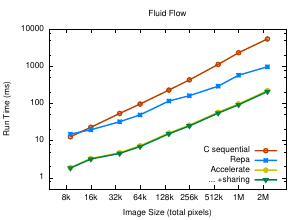

The gnuplot source for this figure:
# vim: filetype=gnuplot

set title "Fluid Flow"

set terminal pdf size 3,2.2
set output "fluid.pdf"

set key on
set key bottom

set xlabel "Image Size (total pixels)"
set logscale x
set xrange [5000:4000000]
set xtics \
        ( "1k"     1024,   "2k"   2048,  "4k"   4096, "8k"   8192 \
        , "16k"   16384,  "32k"  32768, "64k"  65536, "128k" 131072 \
        , "256k" 262144, "512k" 524288, "1M" 1048576, "2M"   2097152)

set ylabel "Run Time (ms)"
set logscale y
set yrange [0.5:10000]

plot    'fluid.dat' using ($1*$1):($5)                          \
                title "C sequential"                            \
                ls 5  lw 4 with linespoints,                    \
        'fluid.dat' using ($1*$1):($4)                          \
                title "Repa"                                    \
                ls 4  lw 4 with linespoints,                    \
        'fluid.dat' using ($1*$1):($2)                          \
                title "Accelerate"                              \
                ls 1  lw 4 with linespoints,                    \
        'fluid.dat' using ($1*$1):($3)                          \
                title "... +sharing"                            \
                ls 2  lw 4 with linespoints
